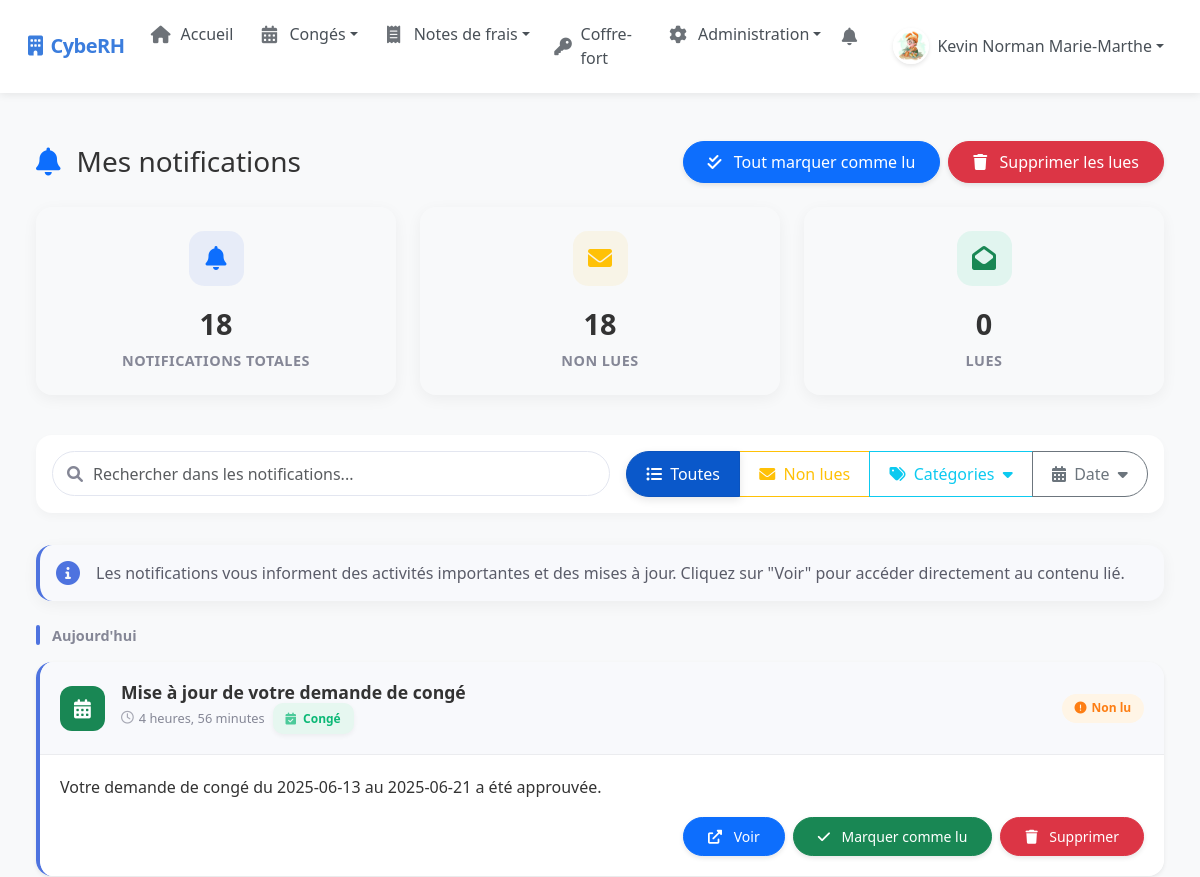
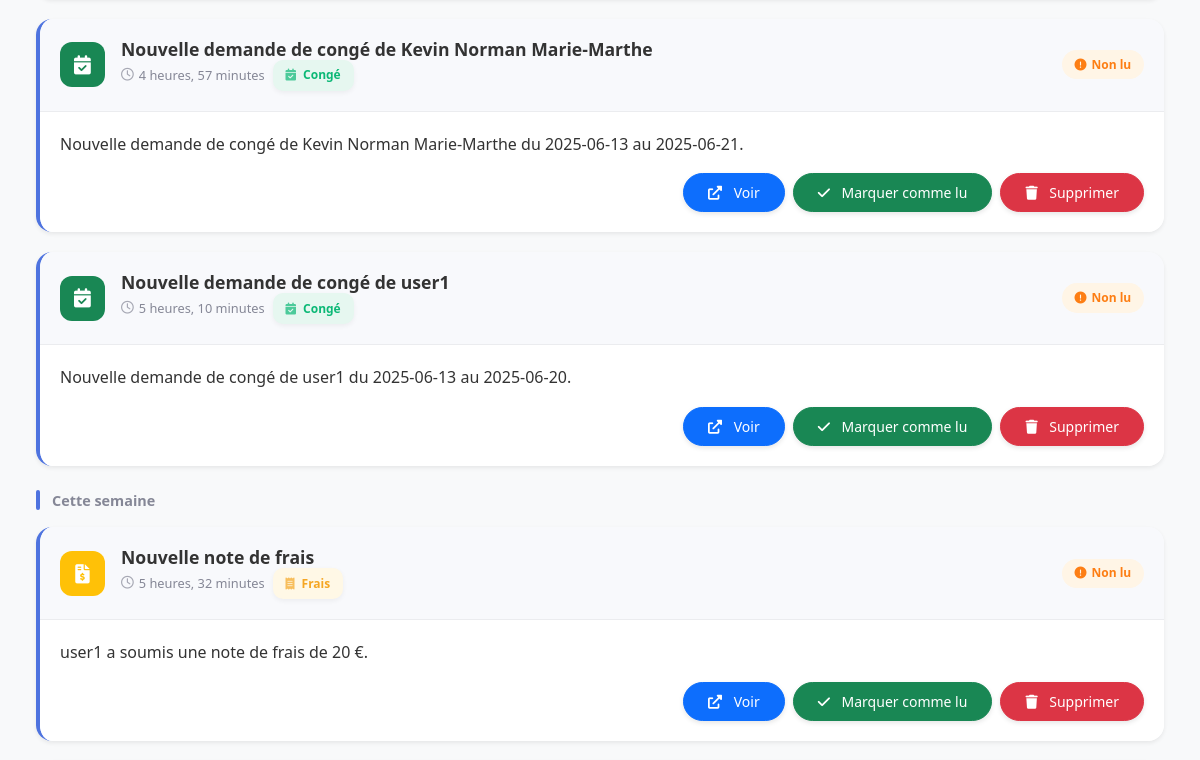
/notifications/ (signed in, upper part), run on an earlier commit of the app's database (2 pictures, top to bottom).
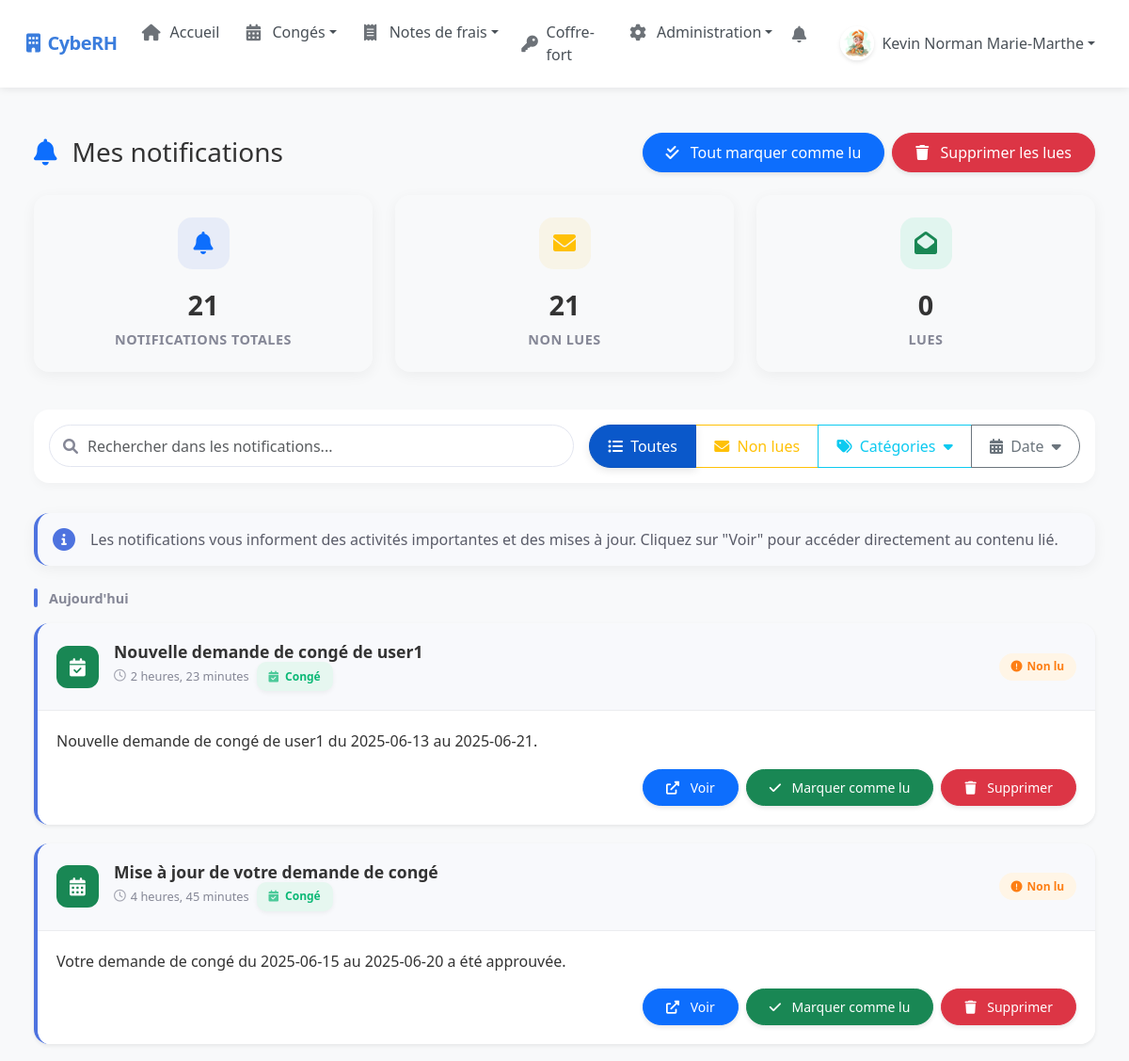
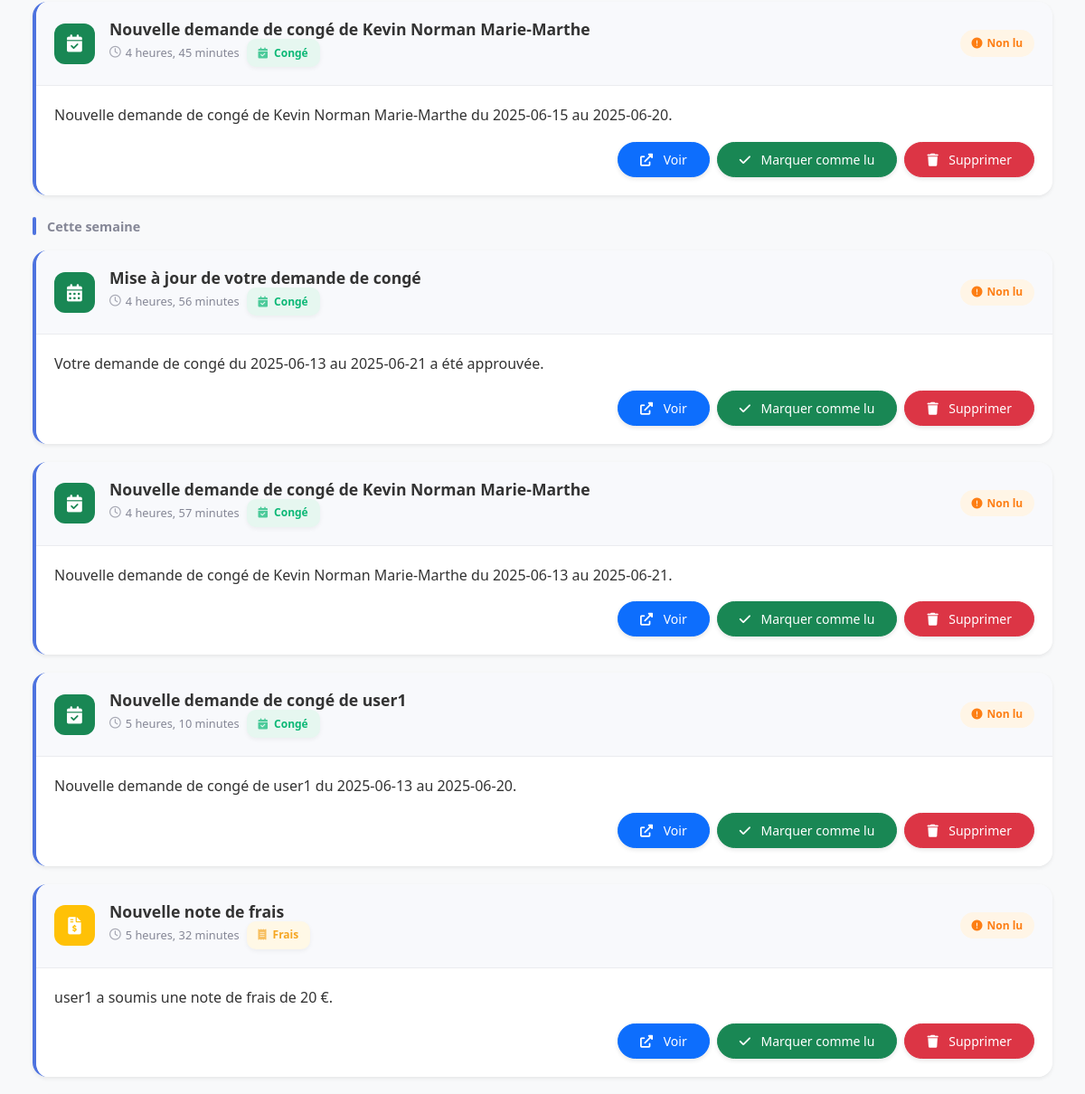
And on a later commit of the database (2 pictures, top to bottom).
### rh_management/models.py (models this page shows, shortened)
class Notification(models.Model):
    NOTIFICATION_TYPES = (
        ('leave', 'Congé'),
        ('expense', 'Note de frais'),
        ('km_expense', 'Frais kilométrique'),
        ('system', 'Système'),
        ('password', 'Mot de passe partagé'),
        ('profile', 'Profil')
    )
    user = models.ForeignKey(User, on_delete=models.CASCADE, related_name='notifications')
    title = models.CharField(max_length=255)
    message = models.TextField()
    notification_type = models.CharField(max_length=20, choices=NOTIFICATION_TYPES, default='system')
    object_id = models.IntegerField(null=True, blank=True)  # ID de l'objet concerné (congé, note de frais, etc.)
    read = models.BooleanField(default=False)
    created_at = models.DateTimeField(auto_now_add=True)
    icon = models.CharField(max_length=50, default='fa-bell')  # Classe d'icône Font Awesome
    color = models.CharField(max_length=20, default='primary')  # Classe de couleur Bootstrap
    url = models.CharField(max_length=255, blank=True, null=True)  # URL associée à la notification
    class Meta:
        ordering = ['-created_at']

### rh_management/views/notification_views.py (the view)
# urls.py: path("notifications/", notifications_view, name="notifications_page"),  # Nom principal pour les templates
@login_required
def notifications_view(request):
    filter_type = request.GET.get('filter', 'all')
    notifications_query = Notification.objects.filter(user=request.user)
    if filter_type == 'unread':
        notifications = notifications_query.filter(read=False).order_by('-created_at')
    else:  # 'all' par défaut
        notifications = notifications_query.order_by('-created_at')
    from django.db.models import Count
    stats = {
        'total': notifications_query.count(),
        'unread': notifications_query.filter(read=False).count(),
        'read': notifications_query.filter(read=True).count()
    }
    context = {
        'notifications': notifications,
        'current_filter': filter_type,
        'stats': stats
    }
    return render(request, 'rh_management/notifications.html', context)

### templates/rh_management/notifications.html (shortened to what the changed rows need)
{% extends "base.html" %}
{% block content %}
<div class="container-fluid py-4">
    <div class="notifications-container">
        <div class="d-sm-flex align-items-center justify-content-between mb-4">
            <h1 class="h3 mb-0 text-gray-800 d-flex align-items-center">
                <i class="fas fa-bell me-3 text-primary"></i>Mes notifications
            </h1>
        </div>
        <div class="row mb-4">
            <div class="col-lg-4 col-md-4 col-sm-12 mb-3">
                <div class="stats-card">
                    <div class="card-body text-center">
                        <div class="stats-icon bg-primary-soft text-primary mx-auto">
                            <i class="fas fa-bell"></i>
                        </div>
                        <div class="stats-value">{{ stats.total }}</div>
                        <div class="stats-label">Notifications totales</div>
                    </div>
                </div>
            </div>
            <div class="col-lg-4 col-md-4 col-sm-12 mb-3">
                <div class="stats-card">
                    <div class="card-body text-center">
                        <div class="stats-icon bg-warning-soft text-warning mx-auto">
                            <i class="fas fa-envelope"></i>
                        </div>
                        <div class="stats-value" id="unreadCount">{{ stats.unread }}</div>
                        <div class="stats-label">Non lues</div>
                    </div>
                </div>
            </div>
        </div>
        {% if notifications %}
            <div class="notifications-list">
                <div class="notification-group-date">Aujourd'hui</div>
                {% for notification in notifications %}
                    {% if forloop.counter == 4 %}
                        <div class="notification-group-date">Cette semaine</div>
                    {% endif %}
                    <div class="notification-card fade-in {% if notification.read %}notification-read{% else %}notification-unread{% endif %} shadow-sm" id="notification-{{ notification.id }}">
                        <div class="notification-header">
                            <div class="d-flex align-items-center">
                                <div class="notification-icon
                                    {% if 'congé' in notification.title|lower or 'absence' in notification.title|lower %}
                                        bg-success text-white
                                    {% elif 'frais' in notification.title|lower or 'dépense' in notification.title|lower %}
                                        bg-warning text-white
                                    {% elif 'kilométrique' in notification.title|lower or 'trajet' in notification.title|lower %}
                                        bg-info text-white
                                    {% elif 'système' in notification.title|lower or 'compte' in notification.title|lower %}
                                        bg-primary text-white
                                    {% else %}
                                        bg-secondary text-white
                                    {% endif %}">
                                    <i class="fas {{ notification.icon|default:'fa-bell' }}"></i>
                                </div>
                                <div>
                                    <h5 class="notification-title">{{ notification.title }}</h5>
                                    <div class="notification-time">
                                        <i class="far fa-clock"></i> {{ notification.created_at|timesince }}
                                        <span class="category-badge
                                            {% if 'congé' in notification.title|lower or 'absence' in notification.title|lower %}
                                                category-congé
                                            {% elif 'frais' in notification.title|lower or 'dépense' in notification.title|lower %}
                                                category-frais
                                            {% elif 'kilométrique' in notification.title|lower or 'trajet' in notification.title|lower %}
                                                category-kilométrique
                                            {% elif 'système' in notification.title|lower or 'compte' in notification.title|lower %}
                                                category-système
                                            {% else %}
                                                category-autre
                                            {% endif %}">
                                            <i class="fas
                                            {% if 'congé' in notification.title|lower or 'absence' in notification.title|lower %}
                                                fa-calendar-check
                                            {% elif 'frais' in notification.title|lower or 'dépense' in notification.title|lower %}
                                                fa-receipt
                                            {% elif 'kilométrique' in notification.title|lower or 'trajet' in notification.title|lower %}
                                                fa-route
                                            {% elif 'système' in notification.title|lower or 'compte' in notification.title|lower %}
                                                fa-cog
                                            {% else %}
                                                fa-tag
                                            {% endif %} me-1"></i>
                                            {% if 'congé' in notification.title|lower or 'absence' in notification.title|lower %}
                                                Congé
                                            {% elif 'frais' in notification.title|lower or 'dépense' in notification.title|lower %}
                                                Frais
                                            {% elif 'kilométrique' in notification.title|lower or 'trajet' in notification.title|lower %}
                                                Kilomètres
                                            {% elif 'système' in notification.title|lower or 'compte' in notification.title|lower %}
                                                Système
                                            {% else %}
                                                Autre
                                            {% endif %}
                                        </span>
                                    </div>
                                </div>
                            </div>
                            <div>
                                <span class="status-badge {% if notification.read %}status-read{% else %}status-unread{% endif %}">
                                    <i class="fas {% if notification.read %}fa-check-circle{% else %}fa-exclamation-circle{% endif %}"></i>
                                    {% if notification.read %}Lu{% else %}Non lu{% endif %}
                                </span>
                            </div>
                        </div>
                        <div class="notification-body">
                            <p class="notification-message">{{ notification.message }}</p>
                            <div class="notification-actions">
                                {% if notification.url %}
                                    <a href="{{ notification.url }}" class="btn btn-sm btn-primary btn-action">
                                        <i class="fas fa-external-link-alt"></i> Voir
                                    </a>
                                {% endif %}
                                {% if not notification.read %}
                                    <button class="btn btn-sm btn-success btn-action mark-read" data-id="{{ notification.id }}">
                                        <i class="fas fa-check"></i> Marquer comme lu
                                    </button>
                                {% endif %}
                                <button class="btn btn-sm btn-danger btn-action delete-notification" data-id="{{ notification.id }}">
                                    <i class="fas fa-trash"></i> Supprimer
                                </button>
                            </div>
                        </div>
                    </div>
                {% endfor %}
            </div>
        {% endif %}
    </div>
</div>
{% endblock %}

What changed in the data, as far as the page shows it:
added Notification: title "Nouvelle demande de congé de user1", created_at "2 heures, 23 minutes", shows "Congé", read False (drawn), message "Nouvelle demande de congé de user1 du 2025-06-13 au 2025-06-21."
added Notification: title "Mise à jour de votre demande de congé", created_at "4 heures, 45 minutes", shows "Congé", read False (drawn), message "Votre demande de congé du 2025-06-15 au 2025-06-20 a été approuvée."
added Notification: title "Nouvelle demande de congé de Kevin Norman Marie-Marthe", created_at "4 heures, 45 minutes", shows "Congé", read False (drawn), message "Nouvelle demande de congé de Kevin Norman Marie-Marthe du 2025-06-15 au 2025-06-20."
shown differently, row unchanged: Notification "Votre demande de congé du 2025-06-13 au 2025-06-21 a été approuvée.": now shows "Cette semaine"
shown differently, row unchanged: Notification "Nouvelle note de frais": no longer shows "Cette semaine"
Also different on the page:
{{ stats.total }}: "18" → "21"
{{ stats.unread }}: "18" → "21"
